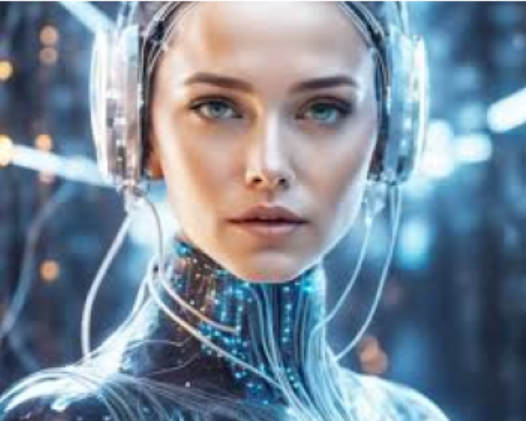
#> input picture New folder/8-8-2024/doc/media/images.jpeg, 526 x 421 px
$ python task2.py
#> lines starting #> are read from the running program, lines starting #| are printed output that depends on the picture
# Load the necessary library
import cv2
import matplotlib.pyplot as plt

# Load an image
image = cv2.imread('media/images.jpeg')
#> image is the input picture: shape (421, 526, 3); mean B, G, R 152.5, 136.6, 121.5

# Convert the image from BGR (OpenCV format) to RGB (Matplotlib format)
image_rgb = cv2.cvtColor(image, cv2.COLOR_BGR2RGB)

# Resize image to 256x256 pixels
resized_image = cv2.resize(image_rgb, (125, 128))
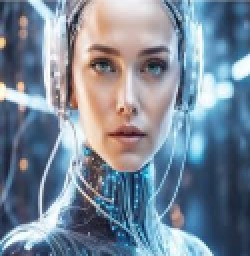
#> resized_image: shape (128, 125, 3) (shown 2 times larger); mean R, G, B 121.2, 136.4, 152.3


# Display the original and resized images
plt.figure(figsize=(10, 5))
plt.subplot(1, 2, 1)
plt.title('Original Image')
plt.imshow(image_rgb)
plt.axis('off')
plt.subplot(1, 2, 2)
plt.title('Resized Image (125x128)')
plt.imshow(resized_image)
plt.axis('off')
plt.show()
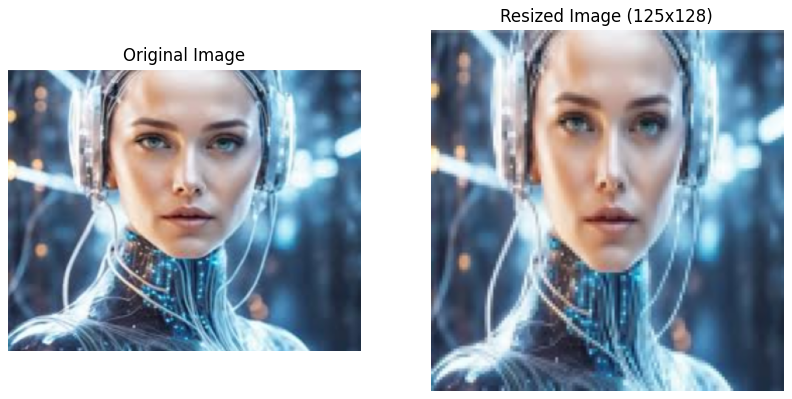
#> figure drawn by matplotlib, 2 panels

# Save or display the resized image
# cv2.imwrite('resized_image.jpg', resized_image)

# Crop image to a region (x, y, width, height)
cropped_image = image_rgb[50:130, 50:200]
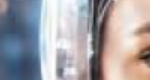
#> cropped_image: shape (80, 150, 3); mean R, G, B 165.3, 161.8, 166.3


# Display the original and resized images
plt.figure(figsize=(10, 5))
plt.subplot(1, 2, 1)
plt.title('Original Image')
plt.imshow(image_rgb)
plt.axis('off')
plt.subplot(1, 2, 2)
plt.title('cropped_image')
plt.imshow(cropped_image)
plt.axis('off')
plt.show()
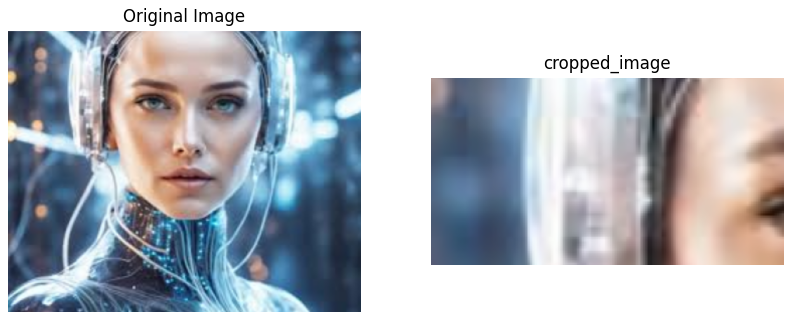
#> figure drawn by matplotlib, 2 panels

# Rotate image by 45 degrees
(h, w) = image_rgb.shape[:2]
#> h = 421; w = 526
center = (w // 2, h // 2)
#> center = (263, 210)
M = cv2.getRotationMatrix2D(center, 45, 1.0)
rotated_image = cv2.warpAffine(image_rgb, M, (w, h))
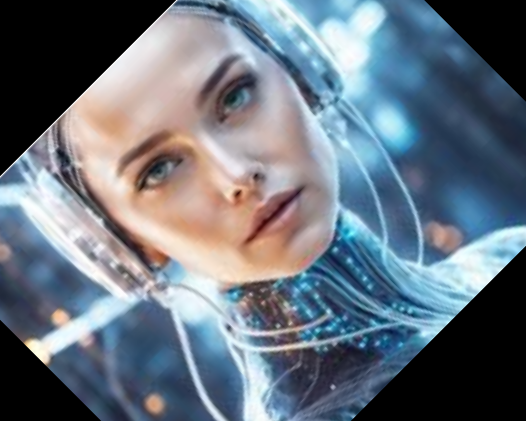
#> rotated_image: shape (421, 526, 3); mean R, G, B 104.5, 114.9, 126.3


# Display the original and resized images
plt.figure(figsize=(10, 5))
plt.subplot(1, 2, 1)
plt.title('Original Image')
plt.imshow(image_rgb)
plt.axis('off')
plt.subplot(1, 2, 2)
plt.title('rotated_image')
plt.imshow(rotated_image)
plt.axis('off')
plt.show()

$ run again, with New folder/8-8-2024/doc/media/home.png saved as New folder/8-8-2024/doc/media/images.jpeg
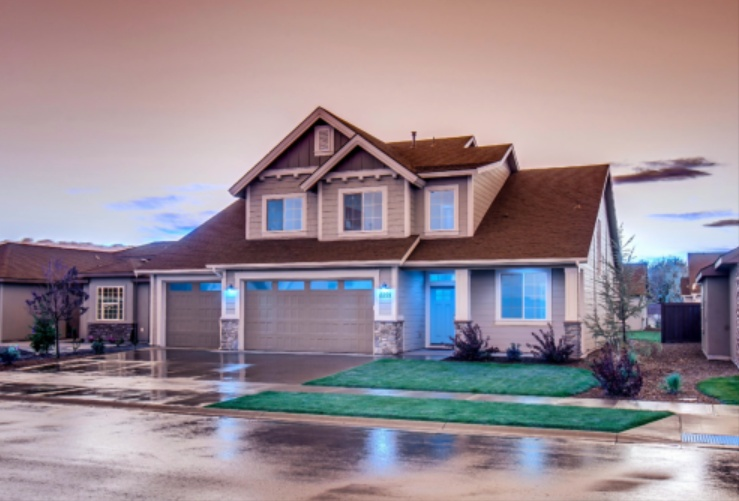
#> input picture New folder/8-8-2024/doc/media/home.png, 739 x 501 px
#> image is the input picture: shape (501, 739, 3); mean B, G, R 144.6, 137.2, 151.7
#> `cropped_image = image_rgb[50:130, 50:200]`:
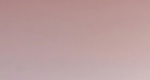
#> cropped_image: shape (80, 150, 3); mean R, G, B 187.2, 157.7, 157.9
#> `rotated_image = cv2.warpAffine(image_rgb, M, (w, h))`:
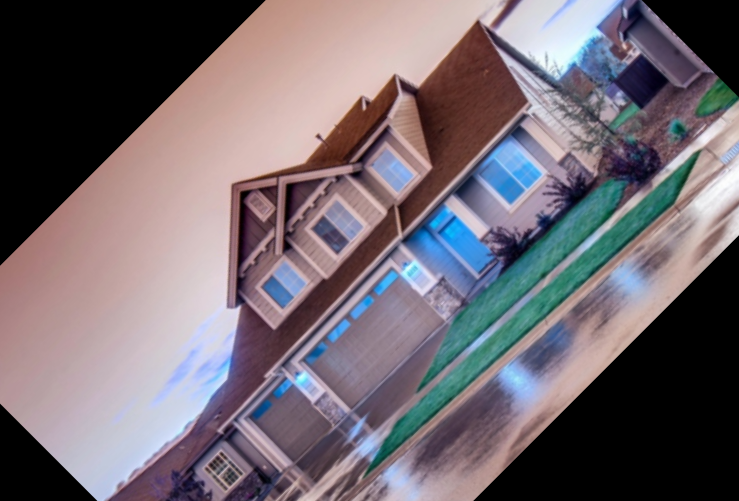
#> rotated_image: shape (501, 739, 3); mean R, G, B 114.5, 105, 112.1

$ run again, with New folder/8-8-2024/doc/media/image.png saved as New folder/8-8-2024/doc/media/images.jpeg
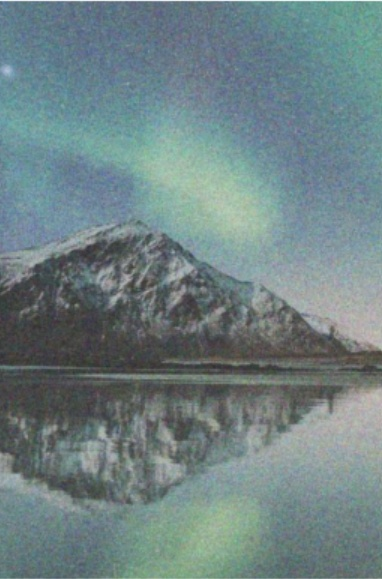
#> input picture New folder/8-8-2024/doc/media/image.png, 382 x 579 px
#> image is the input picture: shape (579, 382, 3); mean B, G, R 132.1, 130.2, 110.9
#> `cropped_image = image_rgb[50:130, 50:200]`:
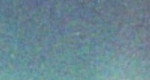
#> cropped_image: shape (80, 150, 3); mean R, G, B 105.3, 135.3, 147.1
#> `rotated_image = cv2.warpAffine(image_rgb, M, (w, h))`:
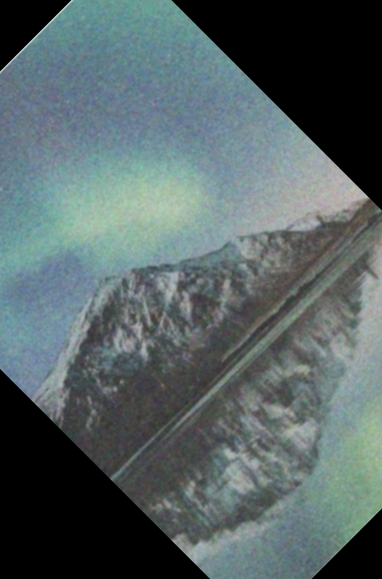
#> rotated_image: shape (579, 382, 3); mean R, G, B 85.6, 99.3, 100.4
